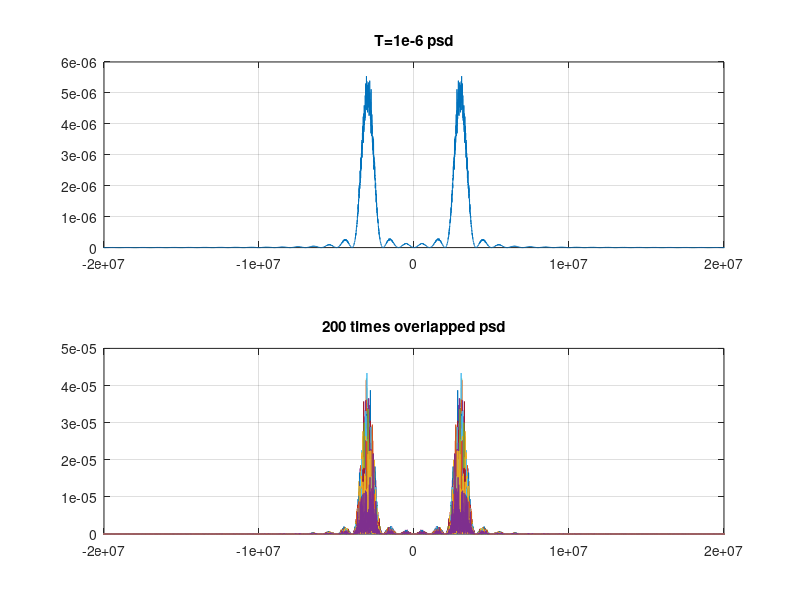
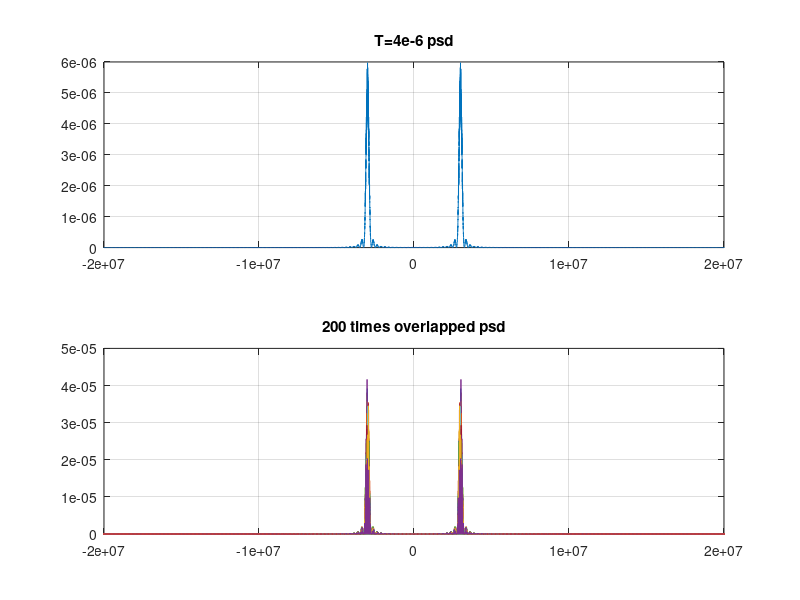
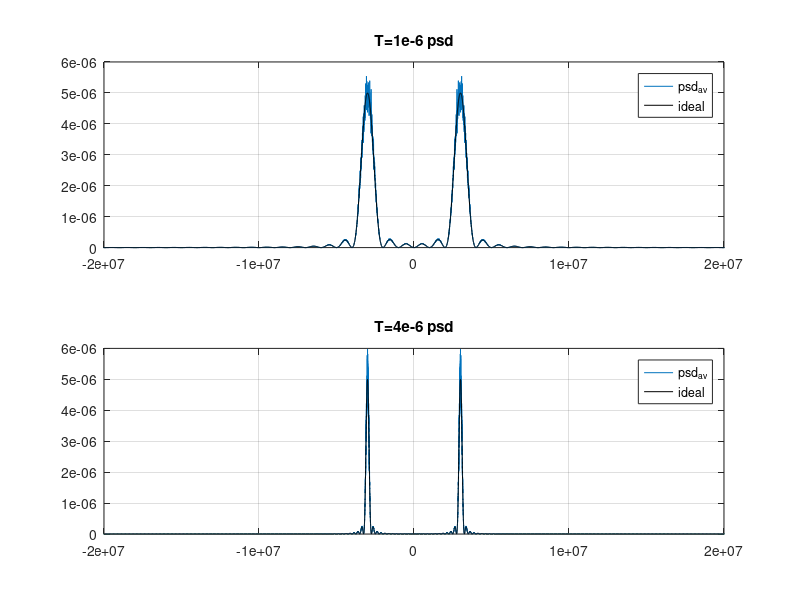

Here is the MATLAB script that generated these plots, in order:
% 16-QAM 功率頻譜密度（periodogram 法）
% 每組波形直接做 |FFT|^2，200 次平均；比較 T = 1 us 與 4 us 和理論 PSD
% 輸出：平均 PSD、所有次數重疊的 PSD、平均 PSD 與理論曲線比較
clear;
clc;
f = 3e6;       
T = 1e-6;    
T2 = 4e-6; 
fs = 1e8;   
num = 200;    
t = 0 : 1/fs : T-1/fs;     
t2 = 0 : 1/fs : T2-1/fs;  
t_total = 0 : 1/fs : (num*T)-1/fs;  
t_total2 = 0 : 1/fs : (num*T2)-1/fs;  
a = 1e-3;      
times = 200; 

%case1
psd_all = zeros(times, length(t_total)); 
QAMw = zeros(1, length(t_total)); 
for j = 1:times
    m = (sign(randn(1, num)) + 2*sign(randn(1, num))) + 1i*((sign(randn(1, num)) + 2*sign(randn(1, num))));
    for i = 1:num
        QAMw(1,(i-1)*length(t)+1 : i*length(t))...
        = real(m(i)).*a.*sqrt(2/T).*cos(2*pi*f*t)+imag(m(i)).*a.*sqrt(2/T).*sin(2*pi*f*t);
    end
    y = fft(QAMw);
    % f_fft = (-length(QAMw)/2:length(QAMw)/2-1) * (fs/length(QAMw));
    psd = abs(fftshift(y)).^2 / (fs * length(QAMw));
    psd_all(j,:) = psd;
end
f_fft = linspace(-fs/2, fs/2, length(psd));
psd_av = sum(psd_all) / times;


%case2
psd_all2 = zeros(times, length(t_total2)); 
QAMw2 = zeros(1, length(t_total2)); 
for j = 1:times
    m = (sign(randn(1, num)) + 2*sign(randn(1, num))) + 1i*(1*(sign(randn(1, num)) + 2*sign(randn(1, num))));
    for i = 1:num
        QAMw2(1,(i-1)*length(t2)+1 : i*length(t2))...
        = real(m(i)).*a.*sqrt(2/T2).*cos(2*pi*f*t2)+imag(m(i)).*a.*sqrt(2/T2).*sin(2*pi*f*t2);
    end
    y2 = fft(QAMw2);
    % f_fft2 = (-length(QAMw2)/2:length(QAMw2)/2-1) * (fs/length(QAMw2));
    psd2 = abs(fftshift(y2)).^2 / (fs * length(QAMw2));
    psd_all2(j,:) = psd2;
end
f_fft2 = linspace(-fs/2, fs/2, length(psd2));
psd_av2 = sum(psd_all2) / times;

figure;
subplot(211);
plot(f_fft, psd_av);
title('T=1e-6 psd');
xlim([-2*1e7 2*1e7]);
grid on;
subplot(212);
plot(f_fft, psd_all);
title('200 times overlapped psd');
xlim([-2*1e7 2*1e7]);
grid on;

figure;
subplot(211);
plot(f_fft2, psd_av2);
title('T=4e-6 psd');
xlim([-2*1e7 2*1e7]);
grid on;
subplot(212);
plot(f_fft2, psd_all2);
title('200 times overlapped psd');
xlim([-2*1e7 2*1e7]);
grid on;

%ideal--------------------------------------------- 
fc = 3e6;
a = 1e-3;

P11 = sqrt(T/2).*( sinc(T.*(f_fft-fc)) + sinc(T.*(f_fft+fc)) );
P12 = 1i.*sqrt(T/2).*( sinc(T.*(f_fft-fc)) - sinc(T.*(f_fft+fc)) );
P21 = sqrt(T2/2).*( sinc(T2.*(f_fft2-fc)) + sinc(T2.*(f_fft2+fc)) );
P22 = 1i.*sqrt(T2/2).*( sinc(T2.*(f_fft2-fc)) - sinc(T2.*(f_fft2+fc)) );

Esi = 10*a.^2;
S1 = (Esi/(2*T)).*(abs(P11).^2 + abs(P12).^2);
S2 = (Esi/(2*T2)).*(abs(P21).^2 + abs(P22).^2);
%--------------------------------------------------
figure;
subplot(211);
plot(f_fft, psd_av,f_fft, S1,'k');
xlim([-2*1e7 2*1e7]);
title('T=1e-6 psd');
legend('psd_a_v','ideal')
grid on;
subplot(212);
plot(f_fft2, psd_av2,f_fft2, S2,'k');
xlim([-2*1e7 2*1e7]);
title('T=4e-6 psd');
legend('psd_a_v','ideal')
grid on;
